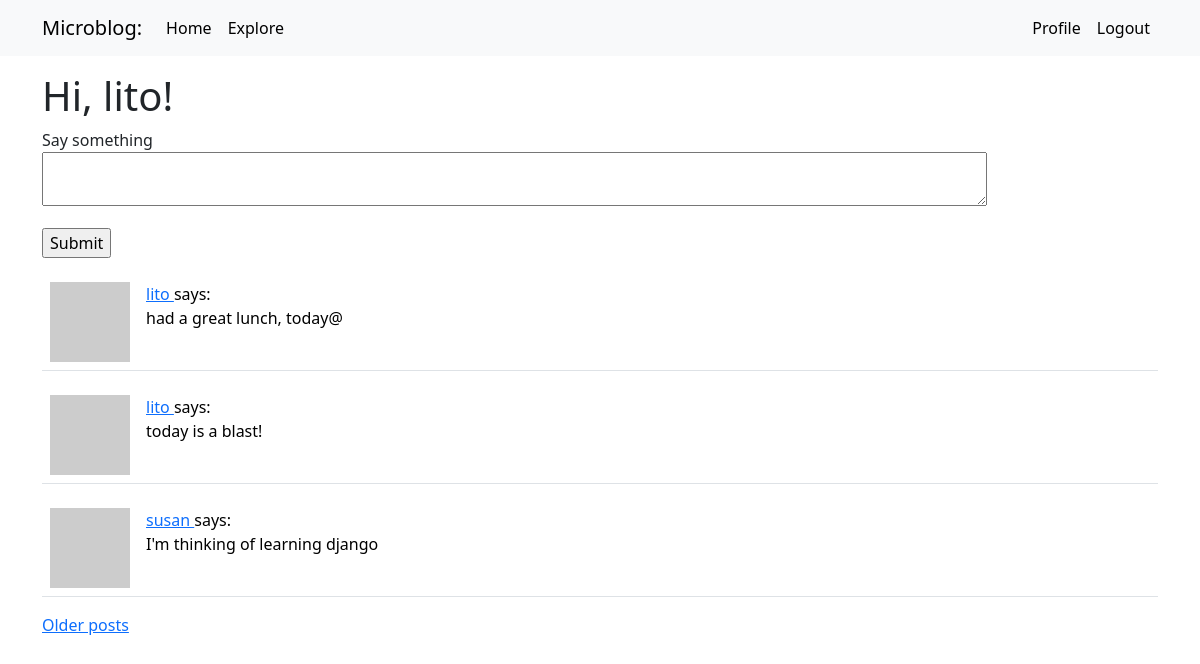
The page /index (signed in) on the database its author committed.
### app/models.py (models this page shows, shortened)
class User(UserMixin,db.Model):
    id: so.Mapped[int] = so.mapped_column(primary_key=True)
    username: so.Mapped[str] = so.mapped_column(sa.String(64), index=True,
                                                unique=True)
    email: so.Mapped[str] = so.mapped_column(sa.String(120), index=True,
                                             unique=True)
    password_hash: so.Mapped[Optional[str]] = so.mapped_column(sa.String(256))
    posts: so.WriteOnlyMapped['Post'] = so.relationship(back_populates = 'author')
    about_me: so.Mapped[Optional[str]] = so.mapped_column(sa.String(140))
    last_seen: so.Mapped[Optional[datetime]] =so.mapped_column(default=lambda: datetime.now(timezone.utc))
    following: so.WriteOnlyMapped['User'] = so.relationship( secondary = followers, primaryjoin = (followers.c.follower_id ==id), secondaryjoin = (followers.c.followed_id == id),back_populates = 'followers')
    followers: so.WriteOnlyMapped['User'] = so.relationship(secondary= followers, primaryjoin = (followers.c.followed_id ==id), secondaryjoin= (followers.c.follower_id == id), back_populates = 'following')
    def following_posts(self):
        Author = so.aliased(User)
        Follower = so.aliased(User)
        return (
            sa.select(Post)
            .join(Post.author.of_type(Author))
            .join(Author.followers.of_type(Follower), isouter=True)
            .where(sa.or_(
                Follower.id == self.id,
                Author.id == self.id,
            ))
            .group_by(Post)
            .order_by(Post.timestamp.desc())
        )
    def avatar(self,size):
        digest = md5(self.email.lower().encode('utf-8')).hexdigest()
        return f'https://www.gravatar.com/avatar/{digest}?d=monsterid&s={size}'

class Post(db.Model):
    id:so.Mapped[int] = so.mapped_column(primary_key=True)
    body: so.Mapped[str] = so.mapped_column(sa.String(140))
    timestamp: so.Mapped[datetime] = so.mapped_column(
        index=True, default=lambda: datetime.now(timezone.utc))
    user_id: so.Mapped[int] = so.mapped_column(sa.ForeignKey(User.id),
                                               index=True)
    author: so.Mapped[User] = so.relationship(back_populates='posts')

### app/routes.py (the view)
@app.route('/', methods = ['GET', 'POST'])
@app.route('/index', methods = ['GET', 'POST'])
@login_required
def index():
    form = PostForm()
    if form.validate_on_submit():
        post = Post(body = form.post.data, author = current_user)
        db.session.add(post)
        db.session.commit()
        flash('Your post is now live!')
        return redirect(url_for('index'))
    page = request.args.get('page',1,type = int)
    posts = db.paginate(current_user.following_posts(), page = page, per_page = app.config['POSTS_PER_PAGE'], error_out = False)
    next_url = url_for('index', page = posts.next_num) if posts.has_next else None
    prev_url = url_for('index', page = posts.prev_num) if posts.has_prev else None
    return render_template("index.html", title = 'Home', form = form, posts = posts.items, next_url = next_url, prev_url=prev_url)

### app/forms.py
class PostForm(FlaskForm):
        post = TextAreaField('Say something', validators = [DataRequired(), Length(min=1, max=140)])
        submit = SubmitField('Submit')

### app/models.py (called while the page is built)
@login.user_loader
def load_user(id):
    return db.session.get(User,int(id))

### app/routes.py (called while the page is built)
@app.before_request
def before_request():
    if current_user.is_authenticated:
        current_user.last_seen = datetime.now(timezone.utc)
        db.session.commit()

### app/templates/index.html (shortened to what this page needs)
{% extends "base.html" %}
{% block content %}
<h1>Hi, {{ current_user.username }}!</h1>
    {% if form %}
    <form action = "" method = "POST">
        <p>
            {{ form.post.label }} <br>
            {{ form.post(cols = 100, rows = 2) }} <br>
        </p>
        <p> {{ form.submit() }}</p>
    </form>
    {% endif %}
    {% for post in posts %}
        {% include '_post.html' %}
    {% endfor %}
    {% if next_url %}
    <a href="{{ next_url }}">Older posts</a>
    {% endif %}
{% endblock %}

### app/templates/_post.html
<table class = "table table-hover">
    <tr>
        <td width = "70px">
            <a href = "{{ url_for('user', username=post.author.username) }}">
                <img src="{{ post.author.avatar(36) }}">
            </a>
        </td>
        <td>
            <a href="{{ url_for('user', username=post.author.username) }}">
                {{ post.author.username }}
            </a>
            says:<br>{{ post.body }}
        </td>
    </tr>
</table>

### rows shown on the page
User: username "lito"
Post: author.username "lito", body "had a great lunch, today@"
Post: author.username "lito", body "today is a blast!"
Post: author.username "susan", body "I'm thinking of learning django"
